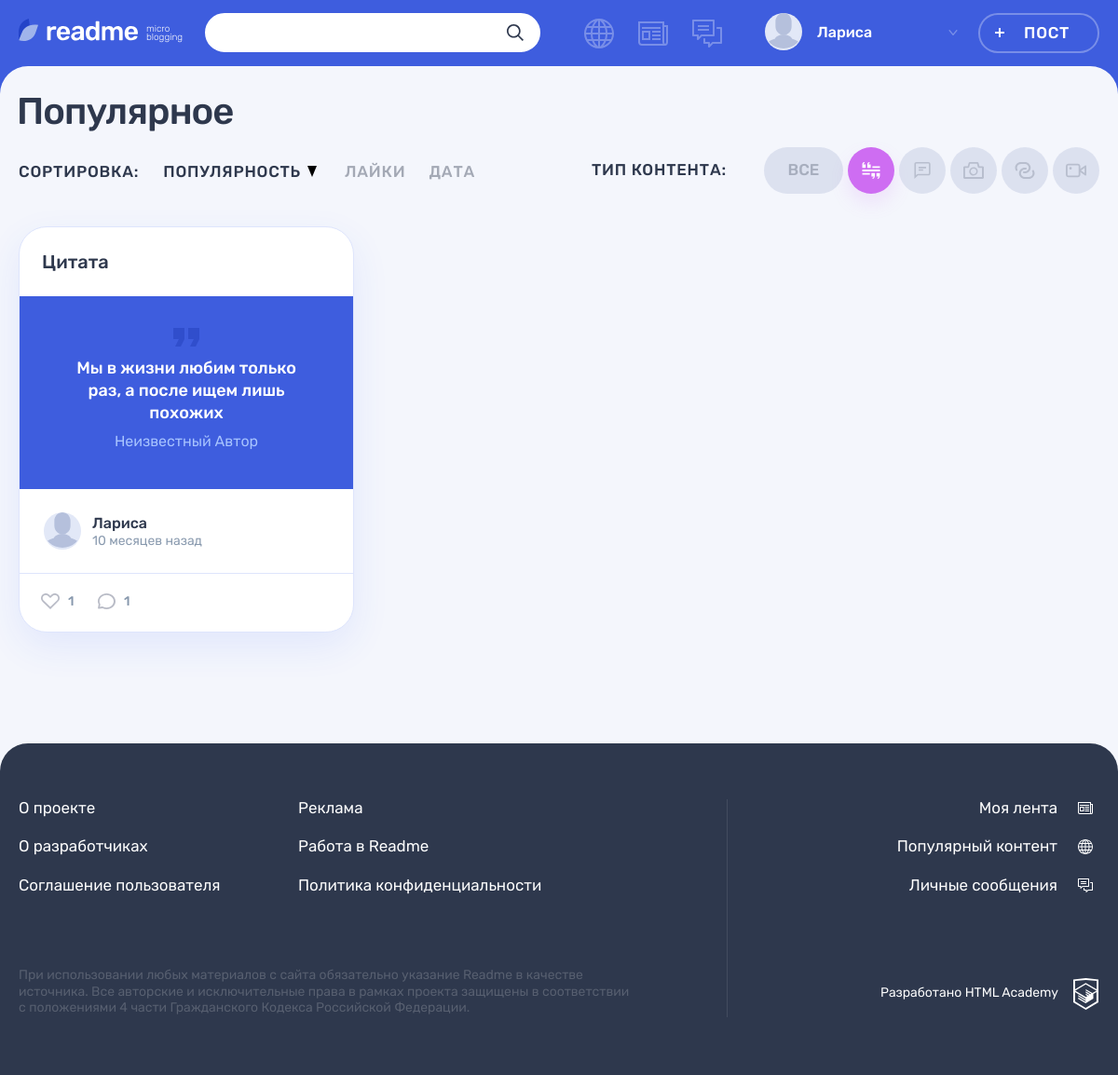
Page /popular.php?type_id=1 (signed in) on the committed database.
### tables this page shows
CREATE TABLE content_type (
  id INT UNSIGNED AUTO_INCREMENT PRIMARY KEY,
  content_title VARCHAR(255) NOT NULL,
  icon_class VARCHAR(255) NOT NULL
);

CREATE TABLE posts (
  id INT UNSIGNED AUTO_INCREMENT PRIMARY KEY,
  date_creation DATETIME NOT NULL DEFAULT CURRENT_TIMESTAMP,
  title VARCHAR(255) NOT NULL,
  content TEXT(1000) DEFAULT NULL,
  quote_author VARCHAR(255) DEFAULT NULL,
  image TEXT DEFAULT NULL,
  video VARCHAR(255) DEFAULT NULL,
  website_link VARCHAR(255) DEFAULT NULL,
  views_number INT DEFAULT 0,
  author_id INT UNSIGNED,
  type_id INT UNSIGNED,
  original_recoding_author INT UNSIGNED,
  original_id INT UNSIGNED,
  repost BOOLEAN DEFAULT NULL,

  FOREIGN KEY (author_id) REFERENCES users (id),
  FOREIGN KEY (type_id) REFERENCES content_type (id),
  FOREIGN KEY (original_recoding_author) REFERENCES users (id),
  FOREIGN KEY (original_id) REFERENCES posts (id)
);

CREATE TABLE users (
  id INT UNSIGNED AUTO_INCREMENT PRIMARY KEY,
  registration_date DATETIME NOT NULL DEFAULT CURRENT_TIMESTAMP,
  email VARCHAR(255) NOT NULL UNIQUE,
  login VARCHAR(255) NOT NULL UNIQUE,
  password VARCHAR(255),
  avatar VARCHAR(255)
);

### helpers.php (called while the page is built, shortened)
<?php
function get_noun_plural_form(int $number, string $one, string $two, string $many): string
{
    $number = (int)$number;
    $mod10 = $number % 10;
    $mod100 = $number % 100;
    switch (true) {
        case ($mod100 >= 11 && $mod100 <= 20):
            return $many;
        case ($mod10 > 5):
            return $many;
        case ($mod10 >= 2 && $mod10 <= 4):
            return $two;
        default:
            return $many;
    }
}
function include_template(string $name, array $data = []): string
{
    $name = 'templates/' . $name;
    extract($data);
    require $name;
    $result = ob_get_clean();
    return $result;
}
function getRelativeFormat(string $date, string $value="назад"): string {
    $currentDate = new DateTime("", new DateTimeZone("Europe/Moscow"));
    $publicationDate = new DateTime($date);
    $difference = $currentDate->diff($publicationDate);
    $minutes = $difference->i;
    $hours = $difference->h;
    $days = $difference->d;
    $weeks = floor($days / 7);
    $months = $difference->m;
    $minute = get_noun_plural_form($minutes, 'минуту', 'минуты', 'минут');
    $hour = get_noun_plural_form($hours, 'час', 'часа', 'часов');
    $day = get_noun_plural_form($days, 'день', 'дня', 'дней');
    $week = get_noun_plural_form($weeks, 'неделю', 'недели', 'недель');
    $month = get_noun_plural_form($months, 'месяц', 'месяца', 'месяцев');
    if ($months > 0) {
        $timeDifference = "{$months} {$month} {$value}";
    } elseif ($weeks > 0) {
        $timeDifference = "{$weeks} {$week} {$value}";
    } elseif ($days > 0) {
        $timeDifference = "{$days} {$day} {$value}";
    } elseif ($hours > 0) {
        $timeDifference = "{$hours} {$hour} {$value}";
    } elseif ($minutes > 0) {
        $timeDifference = "{$minutes} {$minute} {$value}";
    } else {
        $timeDifference = "только что";
    }
    return $timeDifference;
}
function getContent($connect, string $table) {
    $contentType = mysqli_query($connect, "SELECT * FROM $table");
    return $contentType;
}

### templates/main.php (the view, shortened to what this page needs)
<section class="page__main page__main--popular">
    <div class="container">
        <h1 class="page__title page__title--popular">Популярное</h1>
    </div>
    <div class="popular container">
        <div class="popular__filters-wrapper">
            <div class="popular__sorting sorting">
                <b class="popular__sorting-caption sorting__caption">Сортировка:</b>
                <ul class="popular__sorting-list sorting__list">
                    <li class="sorting__item sorting__item--popular">
                        <a class="sorting__link<?= ($sort === 'views_number' || !isset($_GET['sort'])) ? ' sorting__link--active' : '' ?>" href="?<?= isset($_GET['type_id']) ? 'type_id='.$_GET['type_id'].'&' : '' ?>sort=views_number&order=<?= $order === 'asc' ? 'desc' : 'asc' ?>">
                            <span>Популярность</span>
                            <svg class="sorting__icon" width="10" height="12">
                                <use xlink:href="#icon-sort"></use>
                            </svg>
                        </a>
                    </li>
                    <li class="sorting__item">
                        <a class="sorting__link<?= $sort === 'likes' ? ' sorting__link--active' : '' ?>" href="?<?= isset($_GET['type_id']) ? 'type_id='.$_GET['type_id'].'&' : '' ?>sort=likes&order=<?= $order === 'asc' ? 'desc' : 'asc' ?>">
                            <span>Лайки</span>
                        </a>
                    </li>
                    <li class="sorting__item">
                        <a class="sorting__link<?= $sort === 'date_creation' ? ' sorting__link--active' : '' ?>" href="?<?= isset($_GET['type_id']) ? 'type_id='.$_GET['type_id'].'&' : '' ?>sort=date_creation&order=<?= $order === 'asc' ? 'desc' : 'asc' ?>">
                            <span>Дата</span>
                        </a>
                    </li>
                </ul>
            </div>
            <div class="popular__filters filters">
                <b class="popular__filters-caption filters__caption">Тип контента:</b>
                <ul class="popular__filters-list filters__list">
                    <li class="popular__filters-item popular__filters-item--all filters__item filters__item--all">
                        <a class="filters__button filters__button--ellipse filters__button--all <?= $activeClass = !isset($_GET['type_id']) ? 'filters__button--active' : ''; ?>" href="popular.php">
                            <span>Все</span>
                        </a>
                    </li>
                    <?php foreach ($contentTypes as $type): ?>
                        <li class="popular__filters-item filters__item">
                            <a class="filters__button filters__button--<?= $type['icon_class']; ?> button <?= $activeClass = isset($_GET['type_id']) && $_GET['type_id'] === $type['id'] ? 'filters__button--active' : ''; ?>" href="popular.php?type_id=<?= $type['id']; ?>">
                                <svg class="filters__icon" width="22" height="18">
                                    <use xlink:href="#icon-filter-<?= $type['icon_class']; ?>"></use>
                                </svg>
                            </a>
                        </li>
                    <?php endforeach; ?>
                </ul>
            </div>
        </div>
        <div class="popular__posts">
            <?php foreach ($posts as $key => $post): ?>
                <article class="popular__post post post-<?= htmlspecialchars($post['icon_class']) ?>">
                    <header class="post__header">
                        <h2>
                            <a href="post.php?post-id=<?= htmlspecialchars($post['id']) ?>">
                                <?= htmlspecialchars($post['title']) ?>
                            </a>
                        </h2>
                    </header>
                    <div class="post__main">
                        <?php if ($post['icon_class'] === $types[0]): ?>
                        <blockquote>
                            <p>
                                <?= htmlspecialchars($post['content']) ?>
                            </p>
                            <cite>Неизвестный Автор</cite>
                        </blockquote>
                        <?php elseif ($post['icon_class'] === $types[1]): ?>
                            <p><?= getCutString(htmlspecialchars($post['content'])) ?></p>
                        <?php elseif ($post['icon_class'] === $types[2]): ?>
                            <div class="post-photo__image-wrapper">
                                <img src="uploads/<?= htmlspecialchars($post['image']) ?>" alt="Фото от пользователя" width="360" height="240">
                            </div>
                        <?php endif; ?>
                    </div>
                    <footer class="post__footer">
                        <div class="post__author">
                            <a class="post__author-link" href="profile.php?author_id=<?= htmlspecialchars($post['author_id']) ?>" title="Автор">
                                <div class="post__avatar-wrapper">
                                    <img class="post__author-avatar" src="uploads/<?= !empty($post['avatar']) && file_exists('uploads/' . $post['avatar']) ? htmlspecialchars($post['avatar']) : "icon-input-user.svg" ?>" alt="Аватар пользователя">
                                </div>
                                <div class="post__info">
                                    <b class="post__author-name"><?= htmlspecialchars($post['login']) ?></b>
                                    <time class="post__time" datetime="<?= $post['date_creation'] ?>" title="<?= $post['date_creation'] ?>"><?= getRelativeFormat($post['date_creation']) ?></time>
                                </div>
                            </a>
                        </div>
                        <div class="post__indicators">
                            <div class="post__buttons">
                                <a class="post__indicator post__indicator--likes button" href="likes.php?post-id=<?= $post['id'] ?>" title="Лайк">
                                    <svg class="post__indicator-icon" width="20" height="17">
                                        <use xlink:href="#icon-heart"></use>
                                    </svg>
                                    <span><?= htmlspecialchars($post['likes']) ?></span>
                                </a>
                                <a class="post__indicator post__indicator--comments button" href="post.php?post-id=<?= htmlspecialchars($post['id']) ?>" title="Комментарии">
                                    <svg class="post__indicator-icon" width="19" height="17">
                                        <use xlink:href="#icon-comment"></use>
                                    </svg>
                                    <span><?= htmlspecialchars($post['comments']) ?></span>
                                </a>
                            </div>
                        </div>
                    </footer>
                </article>
            <?php endforeach; ?>
        </div>
    </div>
</section>

### rows in the picture
posts: title "Цитата", content "Мы в жизни любим только раз, а после ищем лишь похожих", author.login "Лариса", date_creation "10 месяцев назад", likes "1", comments "1"

### other values in the picture
$userName "Лариса"
